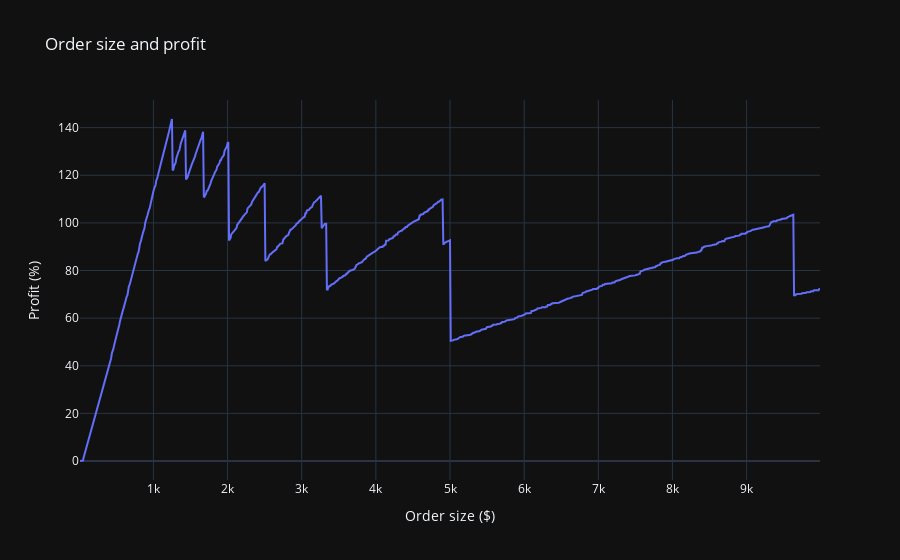

Notebook code cell kept with this figure:
### Code cell
bt.show_order_size_profit()

### Figure 1 — Plotly figure (JSON) as saved in the notebook; plotly's stock layout.template omitted (floating-point values rounded to 4 significant figures; data arrays with more than 128 entries replaced by an {"elided": "..."} marker saying what was removed)
{"data": [{"mode": "lines", "name": "Cash", "type": "scatter", "x": {"elided": "999 int values"}, "y": {"elided": "999 float values"}}], "layout": {"title": {"text": "Order size and profit"}, "xaxis": {"rangeslider": {"visible": false}, "title": {"text": "Order size ($)"}}, "yaxis": {"title": {"text": "Profit (%)"}}}}
